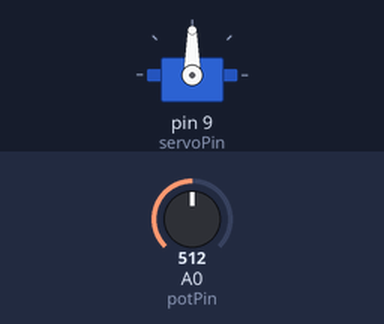
Simulated run of this sketch. Board: Arduino Uno, built with avr-gcc and run on an emulated ATmega328P. On the bench: servo. The inputs (shaded band) are chosen by the test bench; at power-on: A0 (potPin) = 512.

Above: at 1.2 s.
1.3 s: A0 (potPin) set to 716
At 2.5 s:
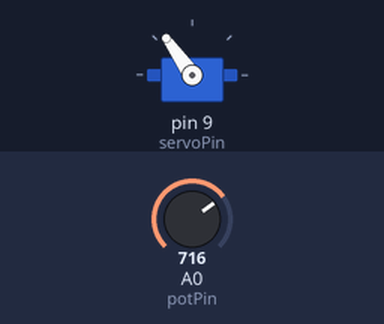
2.8 s: A0 (potPin) set to 900
At 3.5 s:
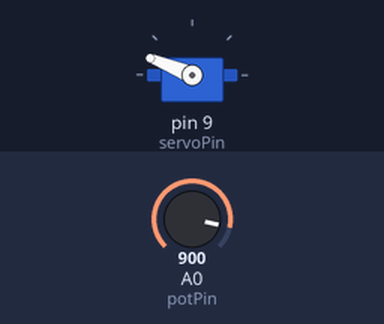
4.3 s: A0 (potPin) set to 1023
At 5.0 s:
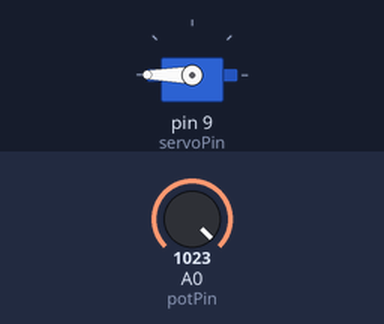
5.8 s: A0 (potPin) set to 306
At 7.0 s:
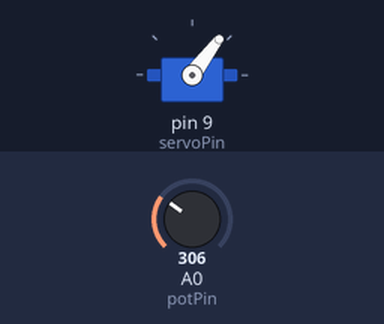
7.3 s: A0 (potPin) set to 122
At 8.5 s:
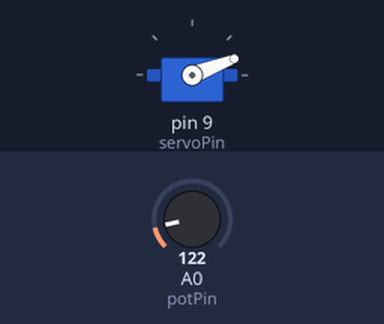
Timing chart, 0 to 9.8 s (numbered marks = the images above; inputs shaded):
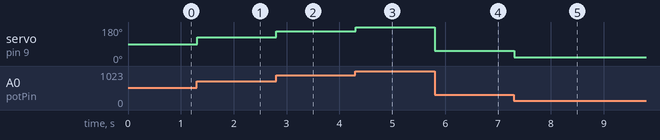

The sketch:

Dong_co_Servo_theo_bien_tro.ino
```cpp
//CHƯƠNG TRÌNH ĐIỀU KHIỂN ĐỘNG CƠ SERVO THEO GIÁ TRỊ BIẾN TRỞ
#include <Servo.h> //khai báo thư viện servo
Servo servo;       //khởi tạo thư viện servo
int servoPin = 9; //điểu khiển servo qua chân số 9 của Arduino
int potPin = 0; // chân analog được kết nối với biến trở
int val; // biến để đọc giá trị analog từ chân analog
int angle; // biến cho góc mà chúng ta sẽ tính toán
void setup() {
  servo.attach(servoPin); // cho biết động cơ servo được gắn vào servoPin
}
void loop() {
  val = analogRead(potPin); // đọc giá trị của biến trở (giá trị từ 0 đến 1023)
  angle = map(val, 0, 1023, 0, 180); // chuyển giá trị analog (0-1023) đọc được từ biến trở sang số đo độ (0-180 độ)
  // dùng để điều khiển góc quay cho servo
  servo.write(angle); // cho servo quay một góc là angle độ
  delay(15); //
}
```

Measured:
- after the input at 1.3 s, servo on pin 9 (servoPin): 90° → 125° at once
- after the input at 2.8 s, servo on pin 9 (servoPin): 125° → 158° at once
- after the input at 4.3 s, servo on pin 9 (servoPin): 158° → 180° at once
- after the input at 5.8 s, servo on pin 9 (servoPin): 180° → 53° at once
- after the input at 7.3 s, servo on pin 9 (servoPin): 53° → 21° at once
